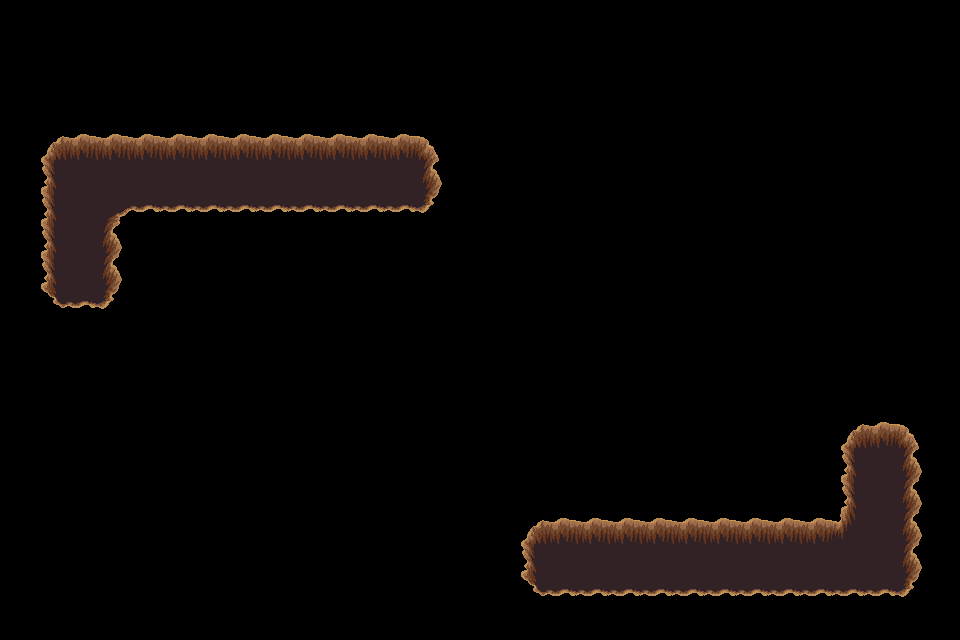

A 2D game scene composited from a Tiled map and its tileset images. What follows is a short description and the map's XML, with every tile layer's data as written:
An orthogonal 30x20 tile map with 32x32 px tiles, 1 tile layer (trou), 2 tilesets.

<map version="1.4" tiledversion="1.4.3" orientation="orthogonal" renderorder="right-down" width="30" height="20" tilewidth="32" tileheight="32" infinite="0" nextlayerid="9" nextobjectid="1">
 <tileset firstgid="1" source="../../dungeon_green.tsx" />
 <tileset firstgid="530" source="../../dungeon.tsx" />
 <layer id="8" name="trou" width="30" height="20">
  <data encoding="csv">
0,0,0,0,0,0,0,0,0,0,0,0,0,0,0,0,0,0,0,0,0,0,0,0,0,0,0,0,0,0,
0,0,0,0,0,0,0,0,0,0,0,0,0,0,0,0,0,0,0,0,0,0,0,0,0,0,0,0,0,0,
0,0,0,0,0,0,0,0,0,0,0,0,0,0,0,0,0,0,0,0,0,0,0,0,0,0,0,0,0,0,
0,0,0,0,0,0,0,0,0,0,0,0,0,0,0,0,0,0,0,0,0,0,0,0,0,0,0,0,0,0,
0,432,433,433,433,433,433,433,433,433,433,433,433,434,0,0,0,0,0,0,0,0,0,0,0,0,0,0,0,0,
0,455,456,456,456,456,456,456,456,456,456,456,456,457,0,0,0,0,0,0,0,0,0,0,0,0,0,0,0,0,
0,455,456,387,479,479,479,479,479,479,479,479,479,480,0,0,0,0,0,0,0,0,0,0,0,0,0,0,0,0,
0,455,456,457,0,0,0,0,0,0,0,0,0,0,0,0,0,0,0,0,0,0,0,0,0,0,0,0,0,0,
0,455,456,457,0,0,0,0,0,0,0,0,0,0,0,0,0,0,0,0,0,0,0,0,0,0,0,0,0,0,
0,478,479,480,0,0,0,0,0,0,0,0,0,0,0,0,0,0,0,0,0,0,0,0,0,0,0,0,0,0,
0,0,0,0,0,0,0,0,0,0,0,0,0,0,0,0,0,0,0,0,0,0,0,0,0,0,0,0,0,0,
0,0,0,0,0,0,0,0,0,0,0,0,0,0,0,0,0,0,0,0,0,0,0,0,0,0,0,0,0,0,
0,0,0,0,0,0,0,0,0,0,0,0,0,0,0,0,0,0,0,0,0,0,0,0,0,0,0,0,0,0,
0,0,0,0,0,0,0,0,0,0,0,0,0,0,0,0,0,0,0,0,0,0,0,0,0,0,432,433,434,0,
0,0,0,0,0,0,0,0,0,0,0,0,0,0,0,0,0,0,0,0,0,0,0,0,0,0,455,456,457,0,
0,0,0,0,0,0,0,0,0,0,0,0,0,0,0,0,0,0,0,0,0,0,0,0,0,0,455,456,457,0,
0,0,0,0,0,0,0,0,0,0,0,0,0,0,0,0,432,433,433,433,433,433,433,433,433,433,411,456,457,0,
0,0,0,0,0,0,0,0,0,0,0,0,0,0,0,0,455,456,456,456,456,456,456,456,456,456,456,456,457,0,
0,0,0,0,0,0,0,0,0,0,0,0,0,0,0,0,478,479,479,479,479,479,479,479,479,479,479,479,480,0,
0,0,0,0,0,0,0,0,0,0,0,0,0,0,0,0,0,0,0,0,0,0,0,0,0,0,0,0,0,0
</data>
 </layer>
</map>
